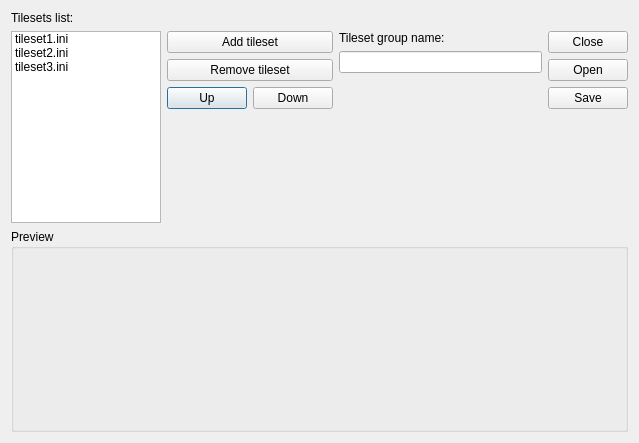
<?xml version="1.0" encoding="UTF-8"?>
<ui version="4.0">
 <class>TilesetGroupEditor</class>
 <widget class="QDialog" name="TilesetGroupEditor">
  <property name="geometry">
   <rect>
    <x>0</x>
    <y>0</y>
    <width>639</width>
    <height>443</height>
   </rect>
  </property>
  <property name="windowTitle">
   <string>Tileset Group editor</string>
  </property>
  <property name="windowIcon">
   <iconset resource="../_resources/editor.qrc">
    <normaloff>:/images/cat/cat_48.png</normaloff>:/images/cat/cat_48.png</iconset>
  </property>
  <layout class="QGridLayout" name="gridLayout" rowstretch="0,0,0,0,0,0,0,0,0,0,0,0,0,0,0,100,0" columnstretch="0,0,0,0,0,0,0">
   <item row="3" column="2">
    <widget class="QPushButton" name="tilesetUp">
     <property name="text">
      <string>Up</string>
     </property>
    </widget>
   </item>
   <item row="1" column="4" rowspan="5" colspan="2">
    <layout class="QGridLayout" name="gridLayout_3">
     <item row="0" column="0">
      <widget class="QLabel" name="label_2">
       <property name="text">
        <string>Tileset group name:</string>
       </property>
      </widget>
     </item>
     <item row="2" column="0">
      <spacer name="verticalSpacer_3">
       <property name="orientation">
        <enum>Qt::Vertical</enum>
       </property>
       <property name="sizeHint" stdset="0">
        <size>
         <width>20</width>
         <height>40</height>
        </size>
       </property>
      </spacer>
     </item>
     <item row="1" column="0">
      <widget class="QLineEdit" name="tilesetGroupName"/>
     </item>
    </layout>
   </item>
   <item row="2" column="6">
    <widget class="QPushButton" name="Open">
     <property name="text">
      <string>Open</string>
     </property>
    </widget>
   </item>
   <item row="5" column="5">
    <spacer name="horizontalSpacer">
     <property name="orientation">
      <enum>Qt::Horizontal</enum>
     </property>
     <property name="sizeHint" stdset="0">
      <size>
       <width>40</width>
       <height>20</height>
      </size>
     </property>
    </spacer>
   </item>
   <item row="1" column="6">
    <widget class="QPushButton" name="Close">
     <property name="text">
      <string>Close</string>
     </property>
    </widget>
   </item>
   <item row="0" column="0" colspan="7">
    <widget class="QLabel" name="label">
     <property name="text">
      <string>Tilesets list:</string>
     </property>
    </widget>
   </item>
   <item row="5" column="6">
    <spacer name="verticalSpacer_2">
     <property name="orientation">
      <enum>Qt::Vertical</enum>
     </property>
     <property name="sizeHint" stdset="0">
      <size>
       <width>20</width>
       <height>40</height>
      </size>
     </property>
    </spacer>
   </item>
   <item row="1" column="0" rowspan="5" colspan="2">
    <widget class="QListWidget" name="tilesetList">
     <property name="maximumSize">
      <size>
       <width>150</width>
       <height>16777215</height>
      </size>
     </property>
     <property name="dragEnabled">
      <bool>true</bool>
     </property>
     <property name="dragDropMode">
      <enum>QAbstractItemView::InternalMove</enum>
     </property>
     <property name="movement">
      <enum>QListView::Snap</enum>
     </property>
     <item>
      <property name="text">
       <string>tileset1.ini</string>
      </property>
     </item>
     <item>
      <property name="text">
       <string>tileset2.ini</string>
      </property>
     </item>
     <item>
      <property name="text">
       <string>tileset3.ini</string>
      </property>
     </item>
    </widget>
   </item>
   <item row="15" column="0" rowspan="2" colspan="7">
    <widget class="QGroupBox" name="PreviewBox">
     <property name="title">
      <string>Preview</string>
     </property>
     <layout class="QGridLayout" name="gridLayout_2"/>
    </widget>
   </item>
   <item row="3" column="3">
    <widget class="QPushButton" name="tilesetDown">
     <property name="text">
      <string>Down</string>
     </property>
    </widget>
   </item>
   <item row="2" column="2" colspan="2">
    <widget class="QPushButton" name="RemoveTileset">
     <property name="text">
      <string>Remove tileset</string>
     </property>
    </widget>
   </item>
   <item row="1" column="2" colspan="2">
    <widget class="QPushButton" name="addTileset">
     <property name="text">
      <string>Add tileset</string>
     </property>
    </widget>
   </item>
   <item row="4" column="2" rowspan="2" colspan="2">
    <spacer name="verticalSpacer">
     <property name="orientation">
      <enum>Qt::Vertical</enum>
     </property>
     <property name="sizeHint" stdset="0">
      <size>
       <width>20</width>
       <height>40</height>
      </size>
     </property>
    </spacer>
   </item>
   <item row="3" column="6">
    <widget class="QPushButton" name="Save">
     <property name="text">
      <string>Save</string>
     </property>
    </widget>
   </item>
  </layout>
 </widget>
 <resources>
  <include location="../_resources/editor.qrc"/>
 </resources>
 <connections/>
</ui>
